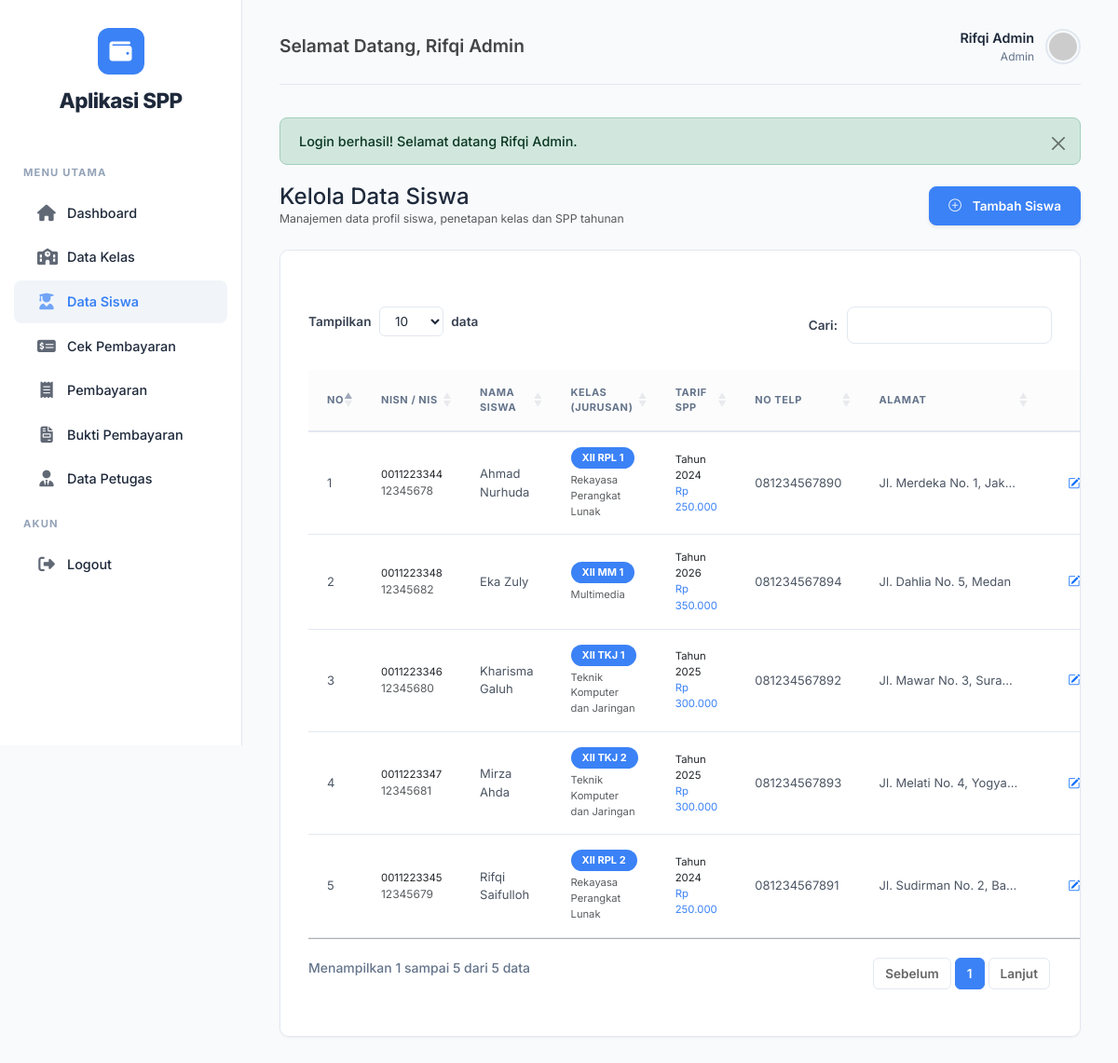
Page /modules/siswa/index.php (signed in) on the committed database.
### tables this page shows
CREATE TABLE `tb_siswa_muhammadrifqisaifulloh` (
  `nisn` varchar(10) NOT NULL,
  `nis` varchar(8) NOT NULL,
  `nama` varchar(50) NOT NULL,
  `id_kelas` varchar(11) NOT NULL,
  `nama_kelas` varchar(10) NOT NULL,
  `alamat` text DEFAULT NULL,
  `no_telp` varchar(13) DEFAULT NULL,
  `id_spp` varchar(11) NOT NULL
);

CREATE TABLE `tb_kelas_muhammadrifqisaifulloh` (
  `id_kelas` varchar(11) NOT NULL,
  `nama_kelas` varchar(10) NOT NULL,
  `komp_keahlian` varchar(50) NOT NULL
);

CREATE TABLE `tb_spp_muhammadrifqisaifulloh` (
  `id_spp` varchar(11) NOT NULL,
  `tahun` int(11) NOT NULL,
  `nominal` varchar(40) NOT NULL
);

### classes/Siswa.php (called while the page is built, shortened)
<?php
class Siswa {
    private $conn;
    private $table_name = "tb_siswa_muhammadrifqisaifulloh";
    public function __construct($db) {
        $this->conn = $db;
    }
    public function read() {
        $query = "SELECT s.*, k.nama_kelas as kelas_display, k.komp_keahlian, spp.tahun, spp.nominal
                  FROM " . $this->table_name . " s
                  JOIN tb_kelas_muhammadrifqisaifulloh k ON s.id_kelas = k.id_kelas
                  JOIN tb_spp_muhammadrifqisaifulloh spp ON s.id_spp = spp.id_spp
                  ORDER BY s.nama ASC";
        $stmt = $this->conn->prepare($query);
        $stmt->execute();
        return $stmt;
    }
}
?>

### modules/siswa/index.php (the view, shortened to what this page needs)
<?php
require_once '../../layout/header.php';
require_once '../../classes/Siswa.php';
$database = new Database();
$db = $database->getConnection();
$siswa = new Siswa($db);
$stmt = $siswa->read();
?>
<div class="d-flex justify-content-between align-items-center mb-4 flex-wrap gap-3">
    <div>
        <h4 class="fw-700 m-0">Kelola Data Siswa</h4>
        <p class="text-muted small m-0">Manajemen data profil siswa, penetapan kelas dan SPP tahunan</p>
    </div>
    <a href="tambah.php" class="btn btn-primary rounded-3 shadow-sm">
        <i class="bi bi-plus-circle me-1"></i> Tambah Siswa
    </a>
</div>
<div class="table-responsive-custom">
    <table class="table table-hover table-custom datatable w-100">
        <thead>
            <tr>
                <th width="5%">No</th>
                <th>NISN / NIS</th>
                <th>Nama Siswa</th>
                <th>Kelas (Jurusan)</th>
                <th>Tarif SPP</th>
                <th>No Telp</th>
                <th>Alamat</th>
                <th width="12%" class="text-center">Aksi</th>
            </tr>
        </thead>
        <tbody>
            <?php
            $no = 1;
            while ($row = $stmt->fetch(PDO::FETCH_ASSOC)):
            ?>
            <tr>
                <td><?= $no++ ?></td>
                <td>
                    <div class="fw-700 text-dark small"><?= htmlspecialchars($row['nisn']) ?></div>
                    <div class="text-muted small" style="font-size: 0.75rem;"><?= htmlspecialchars($row['nis']) ?></div>
                </td>
                <td class="fw-600"><?= htmlspecialchars($row['nama']) ?></td>
                <td>
                    <span class="badge bg-primary"><?= htmlspecialchars($row['kelas_display']) ?></span>
                    <div class="text-muted small mt-1" style="font-size: 0.7rem;"><?= htmlspecialchars($row['komp_keahlian']) ?></div>
                </td>
                <td>
                    <div class="fw-600 text-dark small">Tahun <?= htmlspecialchars($row['tahun']) ?></div>
                    <div class="text-primary fw-600 small">Rp <?= number_format($row['nominal'], 0, ',', '.') ?></div>
                </td>
                <td class="small"><?= htmlspecialchars($row['no_telp']) ?></td>
                <td class="small text-muted" style="max-width: 150px; overflow: hidden; text-overflow: ellipsis; white-space: nowrap;" title="<?= htmlspecialchars($row['alamat']) ?>">
                    <?= htmlspecialchars($row['alamat']) ?>
                </td>
                <td class="text-center">
                    <div class="d-flex justify-content-center gap-2">
                        <a href="edit.php?nisn=<?= urlencode($row['nisn']) ?>" class="btn btn-action btn-outline-primary" title="Edit Siswa">
                            <i class="bi bi-pencil-square"></i>
                        </a>
                    </div>
                </td>
            </tr>
            <?php endwhile; ?>
        </tbody>
    </table>
</div>
<?php
require_once '../../layout/footer.php';
?>

### assets/css/style.css (style rules this page uses)
:root { --bs-primary: #3b82f6; --bs-primary-rgb: 59, 130, 246; --bs-success: #10b981; --bs-success-rgb: 16, 185, 129; --bs-warning: #f59e0b; --bs-warning-rgb: 245, 158, 11; --bs-danger: #ef4444; --bs-danger-rgb: 239, 68, 68; --bs-info: #3b82f6; --bs-info-rgb: 59, 130, 246; --primary: #3b82f6; --primary-dark: #2563eb; --success: #10b981; --warning: #f59e0b; --danger: #ef4444; --gray: #64748b; --gray-light: #94a3b8; --gray-lighter: #f1f5f9; --bg-body: #f8fafc; --bg-card: #ffffff; --text-main: #1e293b; --text-muted: #64748b; --border-color: #e2e8f0; --sidebar-bg: #ffffff; --sidebar-active: #f1f5f9; --shadow-sm: 0 1px 2px 0 rgba(0, 0, 0, 0.05); --shadow-md: 0 4px 6px -1px rgba(0, 0, 0, 0.1), 0 2px 4px -1px rgba(0, 0, 0, 0.06); --radius: 10px; --transition: all 0.2s cubic-bezier(0.4, 0, 0.2, 1); }
body { font-family: 'Inter', system-ui, -apple-system, sans-serif !important; background-color: var(--bg-body) !important; color: var(--text-main) !important; line-height: 1.5; font-size: 14px; -webkit-font-smoothing: antialiased; }
a { text-decoration: none; color: inherit; transition: var(--transition); }
.card, .table-responsive-custom, .form-card { background: var(--bg-card) !important; border-radius: var(--radius) !important; border: 1px solid var(--border-color) !important; box-shadow: var(--shadow-sm) !important; margin-bottom: 25px; overflow: hidden; padding: 30px !important; }
.table-responsive-custom { overflow-x: auto !important; -webkit-overflow-scrolling: touch; }
table, .table-custom { width: 100%; border-collapse: collapse; }
th, .table-custom th { padding: 16px 20px !important; border-bottom: 2px solid var(--border-color) !important; vertical-align: middle; text-align: left; background-color: #fcfcfc !important; font-size: 11px !important; text-transform: uppercase !important; font-weight: 700 !important; color: var(--gray) !important; letter-spacing: 0.05em !important; }
td, .table-custom td { padding: 16px 20px !important; border-bottom: 1px solid var(--border-color) !important; vertical-align: middle; color: #4b5563 !important; font-size: 13px !important; background-color: transparent !important; }
.btn { display: inline-flex; align-items: center; justify-content: center; padding: 10px 20px; border-radius: 8px; font-weight: 600; font-size: 0.85rem; cursor: pointer; border: 1px solid transparent; transition: var(--transition); gap: 8px; text-decoration: none; }
.btn-primary { background-color: var(--primary) !important; border-color: var(--primary) !important; color: #fff !important; }
.btn-action { padding: 6px 12px !important; font-size: 0.8rem !important; border-radius: 6px !important; font-weight: 600 !important; }
.badge { padding: 6px 12px !important; border-radius: 50px !important; font-size: 11px !important; font-weight: 700 !important; text-transform: uppercase !important; display: inline-block !important; }
.bg-primary { background-color: var(--primary) !important; color: #fff !important; }

### rows in the picture
tb_siswa_muhammadrifqisaifulloh: nisn "0011223344", nis "12345678", nama "Ahmad Nurhuda", id_kelas.nama_kelas "XII RPL 1", id_kelas.komp_keahlian "Rekayasa Perangkat Lunak", id_spp.tahun "2024", id_spp.nominal "250.000", no_telp "081234567890", alamat "Jl. Merdeka No. 1, Jak…"
tb_siswa_muhammadrifqisaifulloh: nisn "0011223348", nis "12345682", nama "Eka Zuly", id_kelas.nama_kelas "XII MM 1", id_kelas.komp_keahlian "Multimedia", id_spp.tahun "2026", id_spp.nominal "350.000", no_telp "081234567894", alamat "Jl. Dahlia No. 5, Medan"
tb_siswa_muhammadrifqisaifulloh: nisn "0011223346", nis "12345680", nama "Kharisma Galuh", id_kelas.nama_kelas "XII TKJ 1", id_kelas.komp_keahlian "Teknik Komputer dan Jaringan", id_spp.tahun "2025", id_spp.nominal "300.000", no_telp "081234567892", alamat "Jl. Mawar No. 3, Sura…"
tb_siswa_muhammadrifqisaifulloh: nisn "0011223347", nis "12345681", nama "Mirza Ahda", id_kelas.nama_kelas "XII TKJ 2", id_kelas.komp_keahlian "Teknik Komputer dan Jaringan", id_spp.tahun "2025", id_spp.nominal "300.000", no_telp "081234567893", alamat "Jl. Melati No. 4, Yogya…"
tb_siswa_muhammadrifqisaifulloh: nisn "0011223345", nis "12345679", nama "Rifqi Saifulloh", id_kelas.nama_kelas "XII RPL 2", id_kelas.komp_keahlian "Rekayasa Perangkat Lunak", id_spp.tahun "2024", id_spp.nominal "250.000", no_telp "081234567891", alamat "Jl. Sudirman No. 2, Ba…"

### other values in the picture
$_SESSION['nama'] "Rifqi Admin"
$_SESSION['level'] "Admin"
$_SESSION['alert']['message'] "Login berhasil! Selamat datang Rifqi Admin."
